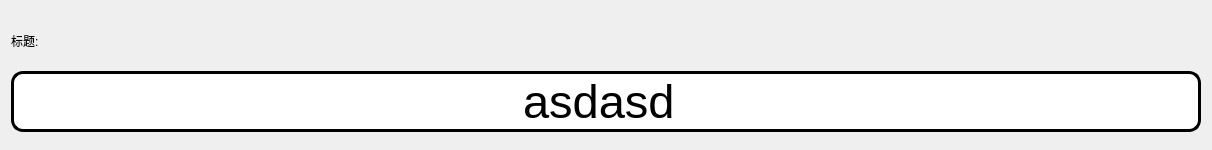
<?xml version="1.0" encoding="UTF-8"?>
<ui version="4.0">
 <class>CusLineEditTopTitle</class>
 <widget class="QWidget" name="CusLineEditTopTitle">
  <property name="geometry">
   <rect>
    <x>0</x>
    <y>0</y>
    <width>1212</width>
    <height>150</height>
   </rect>
  </property>
  <property name="maximumSize">
   <size>
    <width>16777215</width>
    <height>150</height>
   </size>
  </property>
  <property name="windowTitle">
   <string>Form</string>
  </property>
  <layout class="QVBoxLayout" name="verticalLayout" stretch="2,8">
   <property name="spacing">
    <number>0</number>
   </property>
   <item>
    <widget class="QLabel" name="label">
     <property name="minimumSize">
      <size>
       <width>150</width>
       <height>0</height>
      </size>
     </property>
     <property name="maximumSize">
      <size>
       <width>16777215</width>
       <height>50</height>
      </size>
     </property>
     <property name="styleSheet">
      <string notr="true">font: 28pt &quot;Microsoft YaHei UI&quot;;</string>
     </property>
     <property name="text">
      <string>标题:</string>
     </property>
    </widget>
   </item>
   <item>
    <widget class="QLineEdit" name="lineEdit">
     <property name="minimumSize">
      <size>
       <width>0</width>
       <height>50</height>
      </size>
     </property>
     <property name="styleSheet">
      <string notr="true">QLineEdit#lineEdit
{
	border: 3px solid black;
	border-radius: 12px;
	font: 35pt;
}</string>
     </property>
     <property name="text">
      <string>asdasd </string>
     </property>
     <property name="alignment">
      <set>Qt::AlignCenter</set>
     </property>
    </widget>
   </item>
  </layout>
 </widget>
 <resources/>
 <connections/>
</ui>
